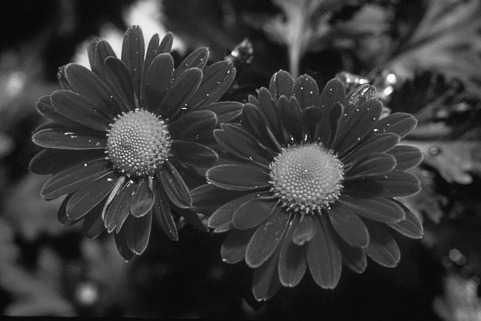
#> input picture pset1/code/inputs/p2_inp.png, 481 x 321 px
$ python prob2.py
#> lines starting #> are read from the running program, lines starting #| are printed output that depends on the picture
#> further down, img is the input picture: shape (321, 481); min 4, max 255, mean 57
## Default modules imported. Import more if you need to.

import numpy as np
from skimage.io import imread, imsave

# Fill this out
# X is input 8-bit grayscale image
# Return equalized image with intensities from 0-255
def histeq(X):
    #Compute cdf of pixel frequencies.
    #Iterate through the pixels in sorted order, adding the frequency
    #of the previous intensity to the current one. Should be faster
    #than making a second pass.

    h, w = img.shape
#> h = 321; w = 481
    values, counts = np.unique(img, return_counts=True)
#> values = 252 values from 4 to 255; counts = 252 values, max 4083 at index 7, min 1 at index 0, mean 612.7
    p = np.zeros(256)
    for i, v in np.ndenumerate(values):
        p[v] = counts[i]
        if v > 0:
            p[v] += p[v-1]
#> this loop made 252 passes
#> i on passes 1 to 3: (0,), (1,), (2,)
#> after the loop, p = 256 values from 0 to 154401
    p = p / img.size
#> p = 256 values from 0 to 1
    #p[i] should now = frequency of pixels with intensity i or less

    #use frequencies to transform image
    Y = np.empty((h, w), dtype=int);
    for i in range(h):
        for j in range(w):
            Y[i][j] = int(p[ X[i][j] ] * 255)
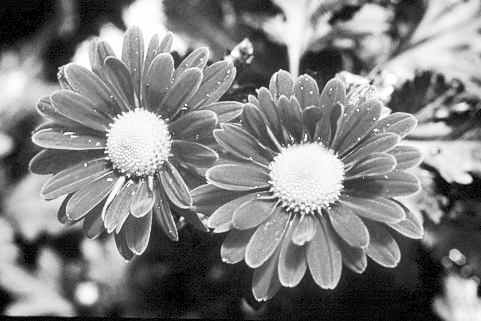
#> Y: shape (321, 481) int64; min 0, max 255, mean 128.3
    return Y


########################## Support code below

from os.path import normpath as fn # Fixes window/linux path conventions
import warnings
warnings.filterwarnings('ignore')

img = imread(fn('inputs/p2_inp.png'))

out = histeq(img)

out = np.maximum(0,np.minimum(255,out))
out = np.uint8(out)
imsave(fn('outputs/prob2.png'),out)

$ run again, with pset1/code/inputs/p3_inp.png copied over pset1/code/inputs/p2_inp.png
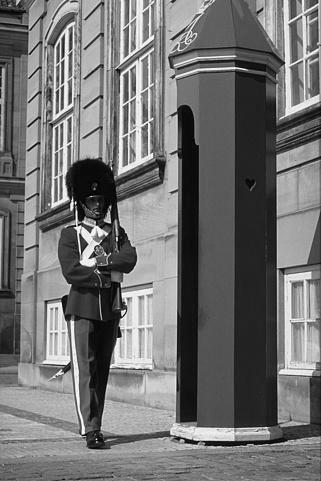
#> input picture pset1/code/inputs/p3_inp.png, 321 x 481 px
#> img is the input picture: shape (481, 321); min 0, max 255, mean 114.4
#> values = 256 values from 0 to 255; counts = 256 values, max 3738 at index 35, min 17 at index 254, mean 603.1
#> the loop in histeq, `for i, v in np.ndenumerate(values):` made 256 passes
#> i on passes 1 to 3: (0,), (1,), (2,)
#> after the loop in histeq, `for i, v in np.ndenumerate(values):`: p = 256 values from 62 to 154401
#> in histeq, `p = p / img.size`: p = 256 values from 0.000402 to 1
#> after the loop in histeq, `for i in range(h):`:
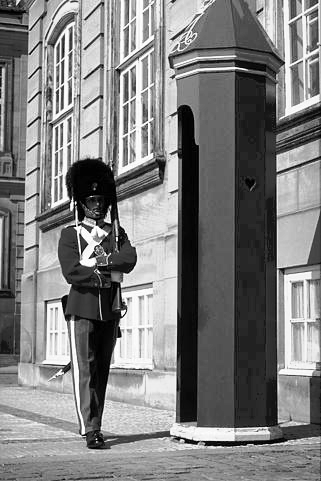
#> Y: shape (481, 321) int64; min 0, max 255, mean 127.8

$ run again, with pset1/code/inputs/p6_inp.png copied over pset1/code/inputs/p2_inp.png
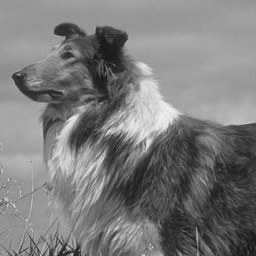
#> input picture pset1/code/inputs/p6_inp.png, 256 x 256 px
#> img is the input picture: shape (256, 256); min 19, max 241, mean 123.8
#> values = 223 values from 19 to 241; counts = 223 values, max 1620 at index 131, min 1 at index 0, mean 293.9
#> the loop in histeq, `for i, v in np.ndenumerate(values):` made 223 passes
#> i on passes 1 to 3: (0,), (1,), (2,)
#> after the loop in histeq, `for i, v in np.ndenumerate(values):`: p = 256 values, max 65536 at index 241, min 0 at index 0, mean 30254
#> in histeq, `p = p / img.size`: p = 256 values, max 1 at index 241, min 0 at index 0, mean 0.462
#> after the loop in histeq, `for i in range(h):`:
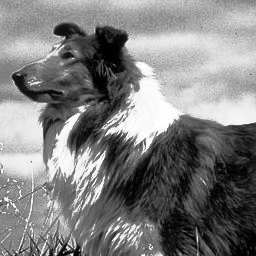
#> Y: shape (256, 256) int64; min 0, max 255, mean 128.2
